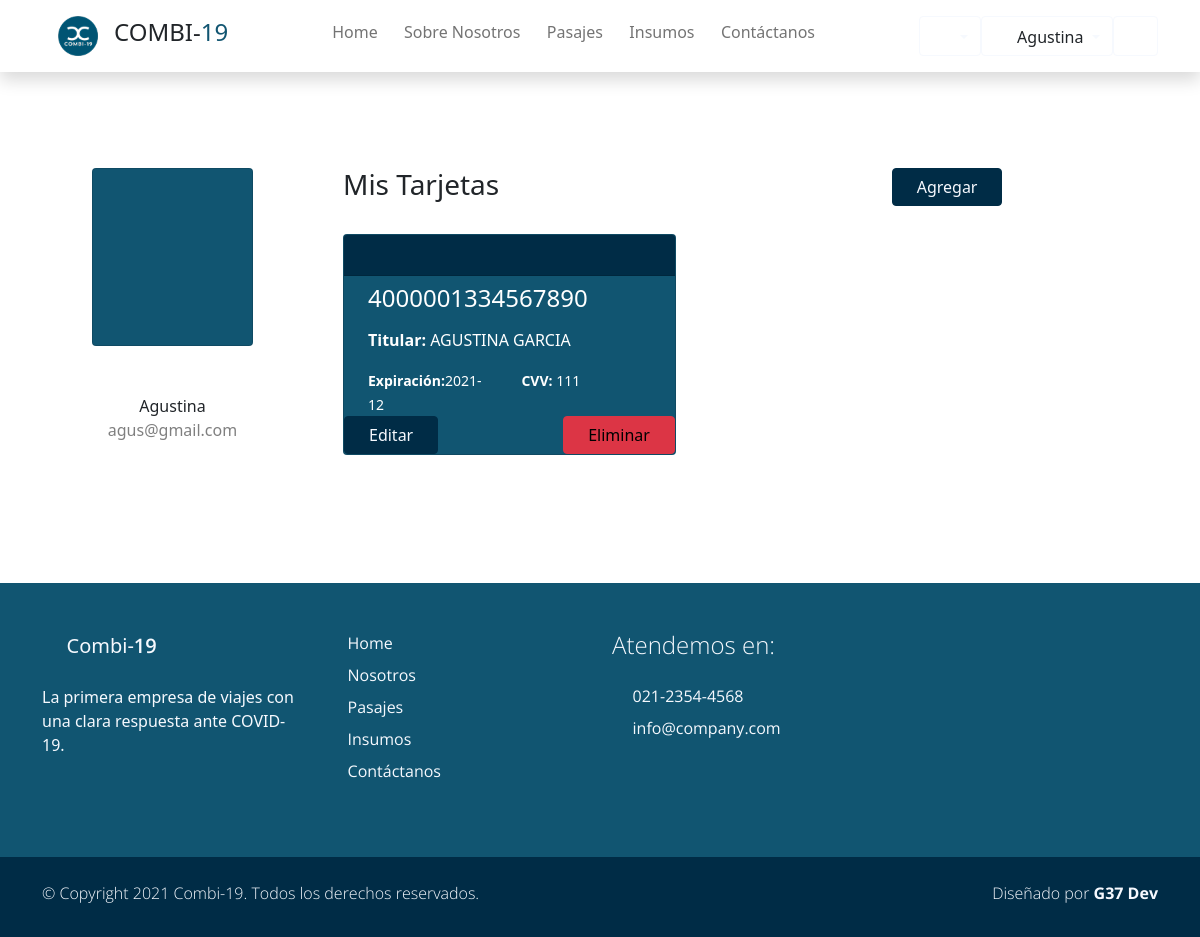
The page /tarjetas (signed in) on the database as committed earlier.
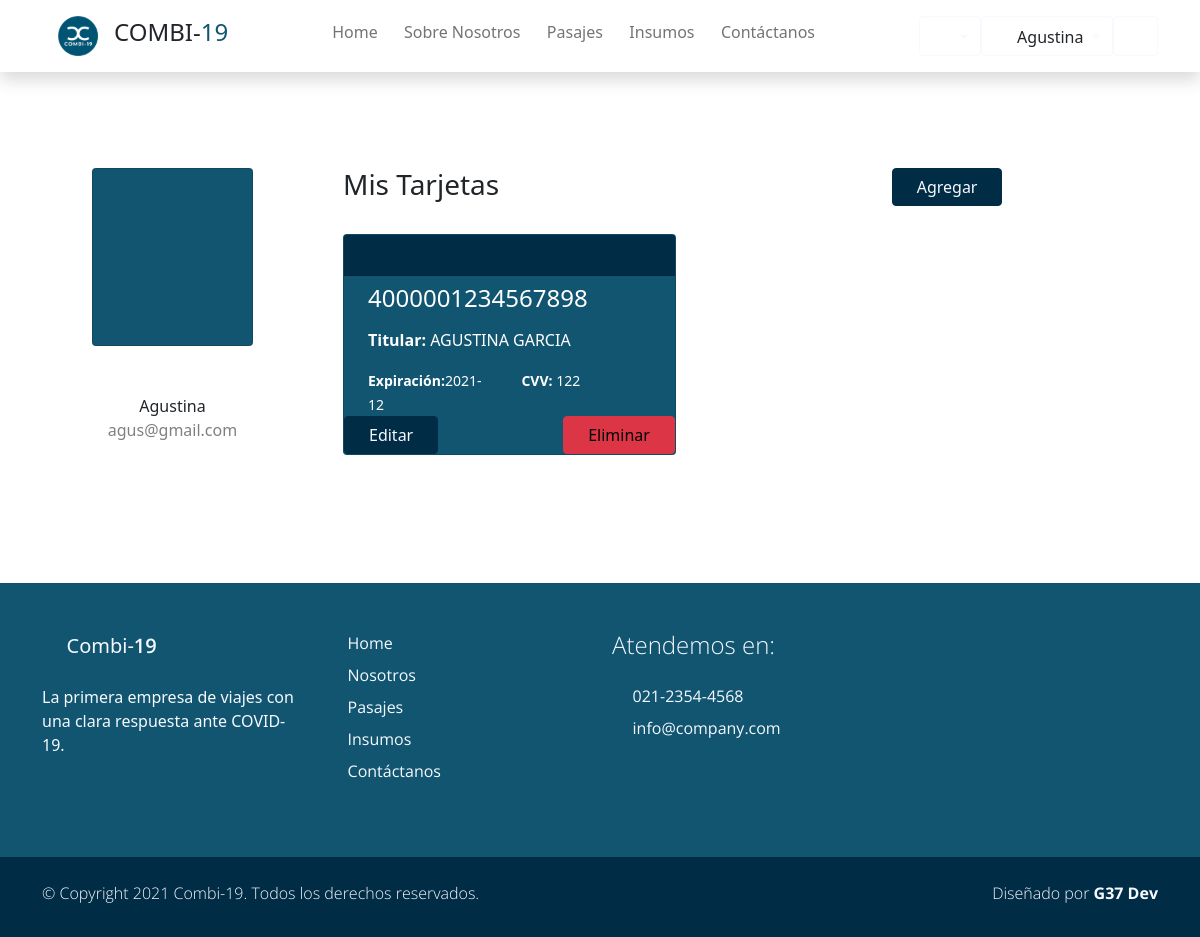
The same page on the database as committed later.
### users/models.py (models this page shows, shortened)
class Tarjeta(models.Model):
    usuario = models.ForeignKey(Account, on_delete=models.CASCADE, null=True)
    nro = models.BigIntegerField(blank=True, null=True, verbose_name='Numero de tarjerta')
    nombre_titular = models.CharField(max_length= 40)
    fecha_vencimiento = models.CharField(max_length=10 ,default=None,null=True)
    cvv = models.IntegerField(default=None, null=True)
    class Meta:
        verbose_name="Tarjeta"
        verbose_name_plural="Tarjetas"

### users/views.py (the view)
def mistarjetas_view(request):
    tarjetas = Tarjeta.objects.filter(usuario_id=request.user.id)
    return render(request, "users/mistarjetas.html", {"tarjetas": tarjetas})

### carro/context_processor.py (called while the page is built)
def importe_total(request):
    total=0
    if request.user.is_authenticated:
        if 'carro' in request.session:
            for key,value in request.session['carro'].items():
                total = total +(float(value['precio']))#*value['cantidad'])
    return {'importe_total':total}

### users/models.py (called while the page is built)
    @property
    def is_superuser(self):
        return self.is_admin

    @property
    def is_admin(self):
        return self.is_staff

    @property
    def es_chofer(self):
        try:
            chofer = self.chofer
            return True
        except Chofer.DoesNotExist:
            return False

### users/templates/users/mistarjetas.html (shortened to what this page needs)
{% extends 'Combi19App/base.html' %}
{% load static %}
{% block content %}
<div class="container rounded bg-white mt-5 mb-5">
    <div class="row">
        <div class="col-md-3 border-right">
            <div class="d-flex flex-column align-items-center text-center p-3 py-5">
                <div class="card partner-wap  py-5 px-5">
                    <i class='display-1 text-white bx bx-user'></i>
                </div>
                <span class="font-weight-bold pt-5">{{request.user.first_name}}</span>
                <span class="text-black-50">{{request.user.email}}</span>
            </div>
        </div>
        <div class="col-md-9 border-right">
            <div class="p-3 py-5">
                <div class="row justify-content-between">
                    <h4 class="h3 text-right pb-4 col-md-4">Mis Tarjetas</h4>
                    <span class=" col-md-4">
                        <a href="{% url 'Nueva Tarjeta' %}">
                            <button type="button" class="btn btn-primary px-4">Agregar</button>
                        </a>
                    </span>
                </div>
                <div class="d-flex justify-content-between align-items-center mb-3">
                        {% if tarjetas %}
                            {% for tarjeta in tarjetas %}
                                <div class="col-md-5">
                                    <div class="card text-white bg-primary mb-3">
                                        <div class="card-header bg-secondary">
                                            <i class='bx bx-credit-card-front'></i>
                                        </div>
                                        <h4 class="px-4 py-2">
                                            {{tarjeta.nro}}
                                        </h4>
                                        <p class="card-text px-4"><b>Titular: </b>{{tarjeta.nombre_titular}}</p>
                                        <div class="row px-4">
                                            <div class="col-sm-6">
                                                <small>
                                                    <strong>Expiración:</strong>{{tarjeta.fecha_vencimiento}}
                                                </small>
                                            </div>
                                            <div class="col-sm-6 text-right pb-3">
                                                <small>
                                                    <strong>CVV:</strong> {{tarjeta.cvv}}
                                                </small>
                                            </div>
                                        </div>
                                        <div class="btn-group justify-content-between " role="group" aria-label="Basic example">
                                            <a href="{% url 'Editar Tarjeta' tarjeta_id=tarjeta.id %}"><button type="button" class="btn btn-primary px-4">Editar</button></a>
                                            <a href="{% url 'Eliminar Tarjeta' tarjeta_id=tarjeta.id %}"><button type="button" class="btn btn-danger px-4">Eliminar</button></a>
                                        </div>
                                    </div>
                                </div>
                            {% endfor %}
                        {% else %}
                            <h5 class="h5 text-muted mx-4 col-12">Actualmente no tenés tarjetas registradas. Sin al menos una, no podés adquirir pasajes, insumos y/o una suscripción GOLD.</h5>
                        {% endif %}
                    </div>
                </div>
            </div>
        </div>
    </div>
</div>
{% endblock %}

Rows that differ between the two databases and show on the page:
removed Tarjeta: nro "4000001334567890", nombre_titular "AGUSTINA GARCIA", fecha_vencimiento "2021-12", cvv "111"
added Tarjeta: nro "4000001234567898", nombre_titular "AGUSTINA GARCIA", fecha_vencimiento "2021-12", cvv "122"
